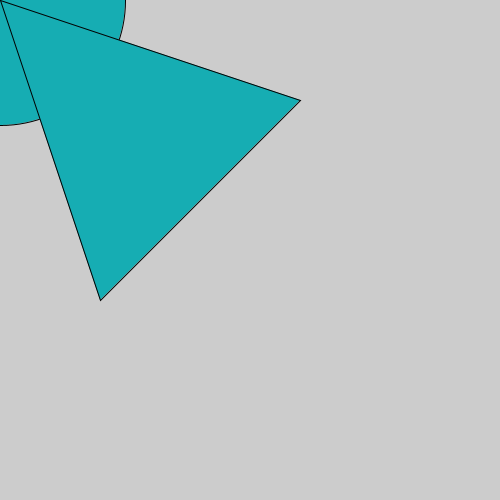
Frame 1 (no input)
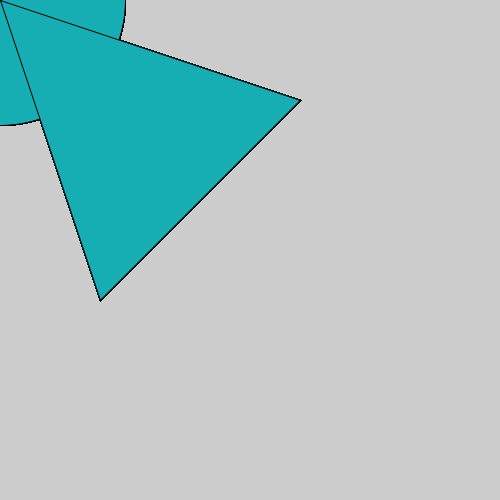
Frame 60 (the mouse pressed at the canvas centre just before this capture)
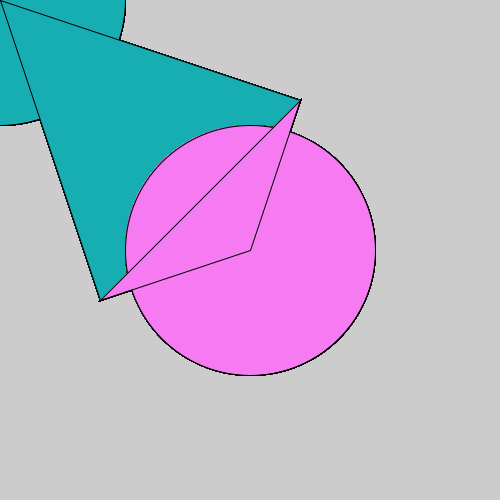
Frame 120 (the mouse held since frame 60 and released just before this capture)

The Processing sketch that drew these frames (run headless with seeded random() and noise(); from frame 60 on, the mouse is pressed at the canvas centre):

// Processing sketch: processing_34067
// ── processing_34067.pde

void setup() { 

size(500, 500); 

smooth();

}

void draw() { 
 if (mousePressed) {

   
fill(246,123,242); 

} else {
  
fill(22,173,179); 
}
ellipse(mouseX, mouseY, 250, 250);
triangle(mouseX, mouseY, 100,300,300,100);
}
